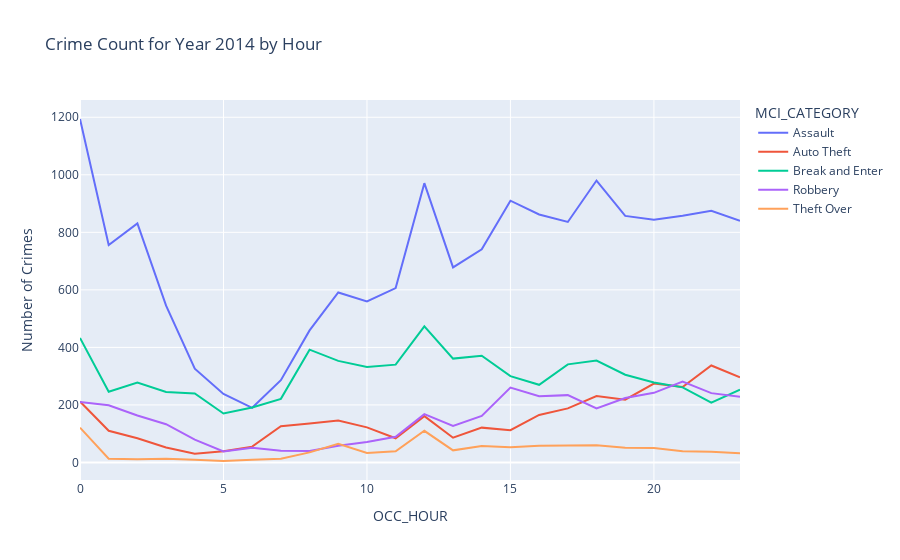

Notebook code for this chart:
### Code cell
# Get the unique years in the dataset
years = crime_hr_counts['year'].unique()

# Create a dropdown widget for selecting the year
dropdown = widgets.Dropdown(options=years, description='year')

# Define an event handler for the dropdown value change
def dropdown_event_handler(change):
    update_plot(change.new)

# Attach the event handler to the dropdown's value change event
dropdown.observe(dropdown_event_handler, names='value')

# Display the dropdown widget
display(dropdown)

# Initialize the plot with the first year in the dataset
initial_year = years[0] #start 2014
update_plot(initial_year)

### Figure 1 — Plotly figure (JSON) as saved in the notebook; plotly's stock layout.template omitted (floating-point values rounded to 4 significant figures)
{"data": [{"hovertemplate": "MCI_CATEGORY=Assault<br>OCC_HOUR=%{x}<br>Number of Crimes=%{y}<extra></extra>", "legendgroup": "Assault", "line": {"color": "#636efa", "dash": "solid"}, "marker": {"symbol": "circle"}, "mode": "lines", "name": "Assault", "orientation": "v", "showlegend": true, "type": "scatter", "x": [0, 1, 2, 3, 4, 5, 6, 7, 8, 9, 10, 11, 12, 13, 14, 15, 16, 17, 18, 19, 20, 21, 22, 23], "xaxis": "x", "y": [1194, 756, 831, 545, 326, 238, 190, 286, 459, 591, 560, 606, 971, 678, 741, 910, 862, 836, 980, 857, 844, 858, 875, 840], "yaxis": "y"}, {"hovertemplate": "MCI_CATEGORY=Auto Theft<br>OCC_HOUR=%{x}<br>Number of Crimes=%{y}<extra></extra>", "legendgroup": "Auto Theft", "line": {"color": "#EF553B", "dash": "solid"}, "marker": {"symbol": "circle"}, "mode": "lines", "name": "Auto Theft", "orientation": "v", "showlegend": true, "type": "scatter", "x": [0, 1, 2, 3, 4, 5, 6, 7, 8, 9, 10, 11, 12, 13, 14, 15, 16, 17, 18, 19, 20, 21, 22, 23], "xaxis": "x", "y": [212, 110, 84, 52, 30, 39, 55, 126, 135, 146, 122, 84, 161, 86, 121, 112, 165, 188, 231, 218, 274, 262, 337, 296], "yaxis": "y"}, {"hovertemplate": "MCI_CATEGORY=Break and Enter<br>OCC_HOUR=%{x}<br>Number of Crimes=%{y}<extra></extra>", "legendgroup": "Break and Enter", "line": {"color": "#00cc96", "dash": "solid"}, "marker": {"symbol": "circle"}, "mode": "lines", "name": "Break and Enter", "orientation": "v", "showlegend": true, "type": "scatter", "x": [0, 1, 2, 3, 4, 5, 6, 7, 8, 9, 10, 11, 12, 13, 14, 15, 16, 17, 18, 19, 20, 21, 22, 23], "xaxis": "x", "y": [433, 246, 278, 245, 240, 170, 191, 221, 392, 353, 332, 340, 473, 361, 371, 300, 270, 341, 354, 305, 278, 261, 208, 253], "yaxis": "y"}, {"hovertemplate": "MCI_CATEGORY=Robbery<br>OCC_HOUR=%{x}<br>Number of Crimes=%{y}<extra></extra>", "legendgroup": "Robbery", "line": {"color": "#ab63fa", "dash": "solid"}, "marker": {"symbol": "circle"}, "mode": "lines", "name": "Robbery", "orientation": "v", "showlegend": true, "type": "scatter", "x": [0, 1, 2, 3, 4, 5, 6, 7, 8, 9, 10, 11, 12, 13, 14, 15, 16, 17, 18, 19, 20, 21, 22, 23], "xaxis": "x", "y": [210, 199, 163, 133, 79, 38, 51, 41, 40, 58, 71, 89, 168, 127, 162, 260, 230, 234, 188, 224, 242, 281, 241, 228], "yaxis": "y"}, {"hovertemplate": "MCI_CATEGORY=Theft Over<br>OCC_HOUR=%{x}<br>Number of Crimes=%{y}<extra></extra>", "legendgroup": "Theft Over", "line": {"color": "#FFA15A", "dash": "solid"}, "marker": {"symbol": "circle"}, "mode": "lines", "name": "Theft Over", "orientation": "v", "showlegend": true, "type": "scatter", "x": [0, 1, 2, 3, 4, 5, 6, 7, 8, 9, 10, 11, 12, 13, 14, 15, 16, 17, 18, 19, 20, 21, 22, 23], "xaxis": "x", "y": [121, 13, 11, 13, 9, 5, 9, 13, 35, 65, 33, 39, 110, 42, 57, 53, 58, 59, 60, 51, 50, 39, 37, 32], "yaxis": "y"}], "layout": {"legend": {"title": {"text": "MCI_CATEGORY"}, "tracegroupgap": 0}, "showlegend": true, "title": {"text": "Crime Count for Year 2014 by Hour"}, "xaxis": {"anchor": "y", "domain": [0, 1], "title": {"text": "OCC_HOUR"}}, "yaxis": {"anchor": "x", "domain": [0, 1], "title": {"text": "Number of Crimes"}}}}
